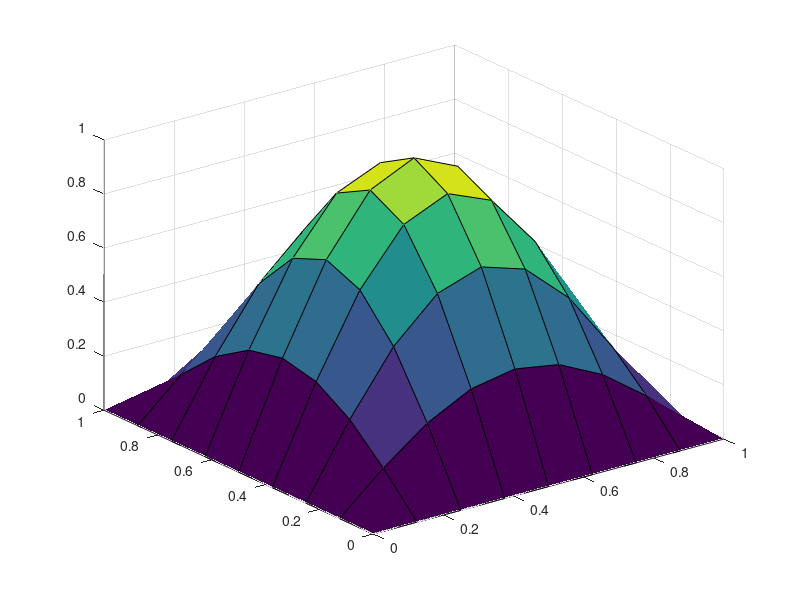

Write MATLAB code to recreate this figure.
clear;

Data = importdata('2DTrianglesExample.dat');
DataSize = size(Data);
numElements = (sqrt(DataSize(1))-1)^2;

h = 1/sqrt(numElements);
[X,Y] = meshgrid(0:h:1,0:h:1);

for i=1:(sqrt(numElements)+1)
    for j=1:(sqrt(numElements)+1)
        Z(i,j) = Data((sqrt(numElements)+1)*(i-1)+j,3);
    end
end

figure;
surf(X,Y,Z);